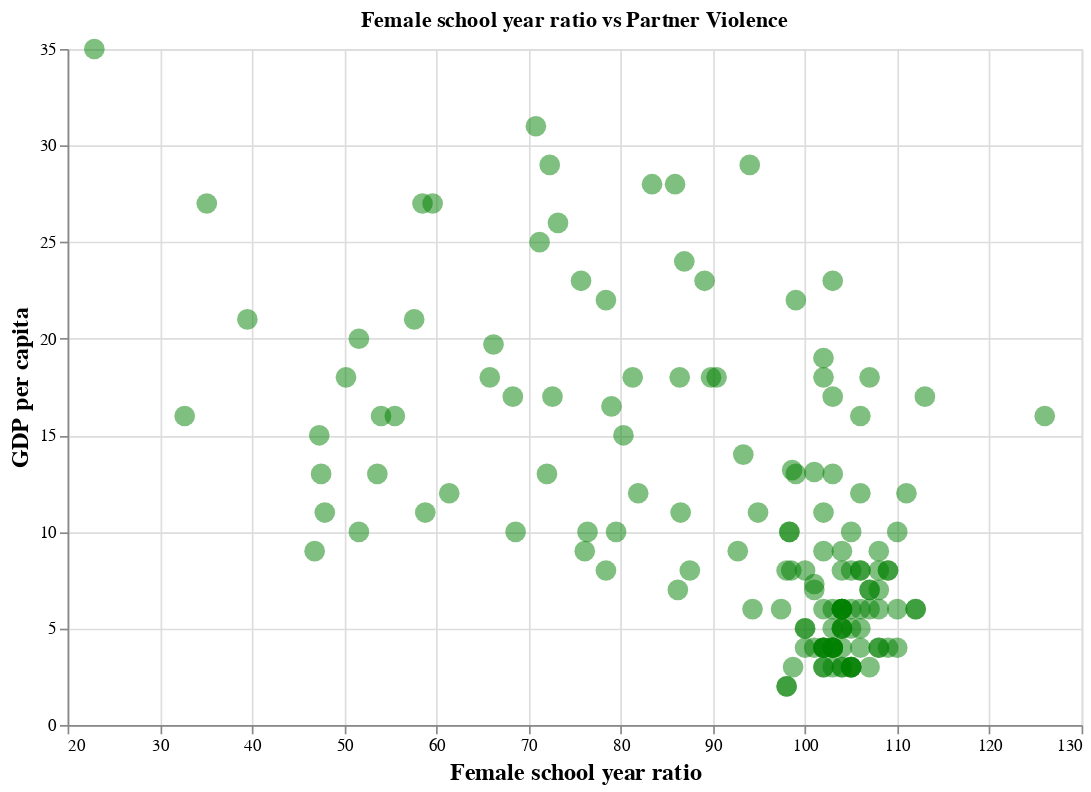

The notebook cell saved with this chart:
### Code cell
chart3 = alt.Chart(merged_df_1).mark_circle(
    size=150, color = 'green', opacity = 0.5
).encode(
    x=alt.X('female school year ratio', title = 'Female school year ratio', axis = alt.Axis(titleFont = 'Helvetica', titleFontSize = 14, labelFont = 'Helvetica'), scale=alt.Scale(zero=False)),
    y=alt.Y('Partner Violence (2018)', title = 'GDP per capita', axis = alt.Axis(titleFont = 'Helvetica', titleFontSize = 14, labelFont = 'Helvetica'), scale=alt.Scale(zero=False)),
    tooltip=['Country name', 'female school year ratio', 'Partner Violence (2018)']  # Optional tooltips
).properties(
    width=600,
    height=400,
    title='Female school year ratio vs Partner Violence'
)


chart3.display()

### Figure 1 — Vega-Lite specification as saved in the notebook (floating-point values rounded to 4 significant figures; data arrays with more than 128 entries replaced by an {"elided": "..."} marker saying what was removed)
{"usermeta": {"embedOptions": {"theme": "latimes"}}, "config": {"view": {"continuousWidth": 300, "continuousHeight": 300}}, "data": {"name": "data-ce1df79359e5447868b641a8def65b3d"}, "mark": {"type": "circle", "color": "green", "opacity": 0.5, "size": 150}, "encoding": {"tooltip": [{"field": "Country name", "type": "nominal"}, {"field": "female school year ratio", "type": "quantitative"}, {"field": "Partner Violence (2018)", "type": "quantitative"}], "x": {"axis": {"labelFont": "Helvetica", "titleFont": "Helvetica", "titleFontSize": 14}, "field": "female school year ratio", "scale": {"zero": false}, "title": "Female school year ratio", "type": "quantitative"}, "y": {"axis": {"labelFont": "Helvetica", "titleFont": "Helvetica", "titleFontSize": 14}, "field": "Partner Violence (2018)", "scale": {"zero": false}, "title": "GDP per capita", "type": "quantitative"}}, "height": 400, "title": "Female school year ratio vs Partner Violence", "width": 600, "$schema": "https://vega.github.io/schema/vega-lite/v5.15.1.json", "datasets": {"data-ce1df79359e5447868b641a8def65b3d": {"elided": "210 records"}}}
